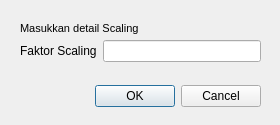
<?xml version="1.0" encoding="UTF-8"?>
<ui version="4.0">
 <class>Dialog</class>
 <widget class="QDialog" name="Dialog">
  <property name="geometry">
   <rect>
    <x>0</x>
    <y>0</y>
    <width>280</width>
    <height>125</height>
   </rect>
  </property>
  <property name="font">
   <font>
    <family>Microsoft YaHei UI</family>
   </font>
  </property>
  <property name="windowTitle">
   <string>Dialog</string>
  </property>
  <widget class="QDialogButtonBox" name="buttonBox">
   <property name="geometry">
    <rect>
     <x>40</x>
     <y>80</y>
     <width>221</width>
     <height>32</height>
    </rect>
   </property>
   <property name="font">
    <font>
     <family>Microsoft YaHei UI</family>
    </font>
   </property>
   <property name="orientation">
    <enum>Qt::Horizontal</enum>
   </property>
   <property name="standardButtons">
    <set>QDialogButtonBox::Cancel|QDialogButtonBox::Ok</set>
   </property>
  </widget>
  <widget class="QWidget" name="formLayoutWidget_3">
   <property name="geometry">
    <rect>
     <x>20</x>
     <y>40</y>
     <width>241</width>
     <height>31</height>
    </rect>
   </property>
   <layout class="QFormLayout" name="formLayout_3">
    <item row="0" column="0">
     <widget class="QLabel" name="lbScaleFactor">
      <property name="font">
       <font>
        <family>Microsoft YaHei UI</family>
       </font>
      </property>
      <property name="text">
       <string>Faktor Scaling</string>
      </property>
     </widget>
    </item>
    <item row="0" column="1">
     <widget class="QLineEdit" name="inputFaktorScaling"/>
    </item>
   </layout>
  </widget>
  <widget class="QLabel" name="label_3">
   <property name="geometry">
    <rect>
     <x>20</x>
     <y>20</y>
     <width>151</width>
     <height>16</height>
    </rect>
   </property>
   <property name="font">
    <font>
     <family>Microsoft YaHei UI</family>
     <pointsize>8</pointsize>
    </font>
   </property>
   <property name="text">
    <string>Masukkan detail Scaling</string>
   </property>
  </widget>
 </widget>
 <resources/>
 <connections>
  <connection>
   <sender>buttonBox</sender>
   <signal>accepted()</signal>
   <receiver>Dialog</receiver>
   <slot>accept()</slot>
   <hints>
    <hint type="sourcelabel">
     <x>248</x>
     <y>254</y>
    </hint>
    <hint type="destinationlabel">
     <x>157</x>
     <y>274</y>
    </hint>
   </hints>
  </connection>
  <connection>
   <sender>buttonBox</sender>
   <signal>rejected()</signal>
   <receiver>Dialog</receiver>
   <slot>reject()</slot>
   <hints>
    <hint type="sourcelabel">
     <x>316</x>
     <y>260</y>
    </hint>
    <hint type="destinationlabel">
     <x>286</x>
     <y>274</y>
    </hint>
   </hints>
  </connection>
 </connections>
</ui>
